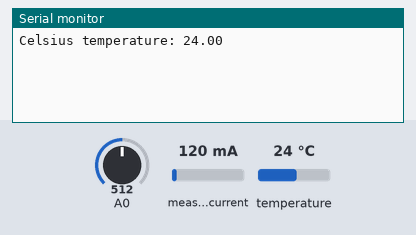
Bench run of a sketch on a simulated ESP8266 (NodeMCU). On the bench: the last lines printed to the serial monitor. The inputs (shaded band) are chosen by the test bench; at power-on: measured current 120 mA, temperature 24 °C, A0 = 512. WiFi joins after 1.5 s; servers stay silent unless stated.

Above: at 3.0 s.
3.1 s: measured current set to 500 mA
At 5.0 s:
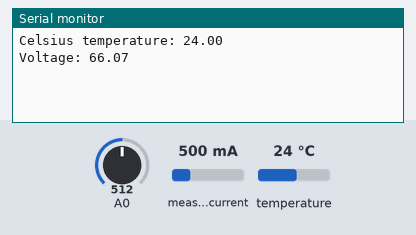
8.2 s: temperature set to 12 °C
At 9.6 s:
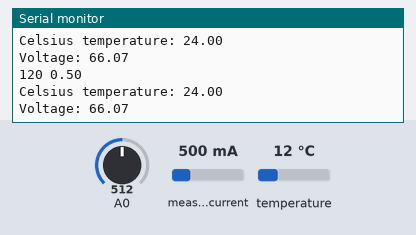
9.7 s: A0 set to 716
At 11.0 s:
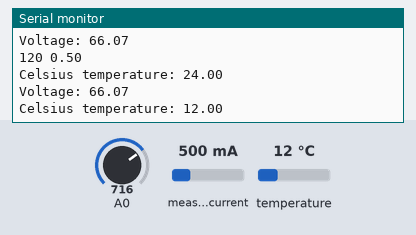
11.2 s: measured current set to 40 mA
At 12.5 s:
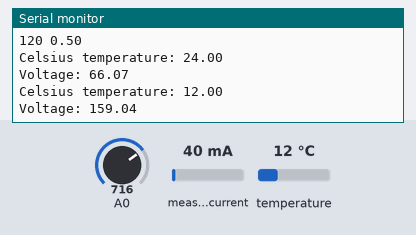
12.7 s: temperature set to 19 °C
At 13.2 s:
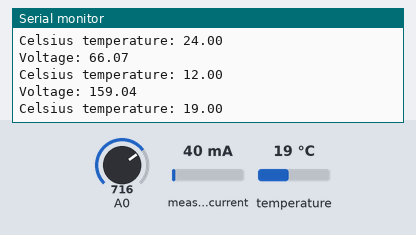
14.2 s: A0 set to 900
At 15.3 s:
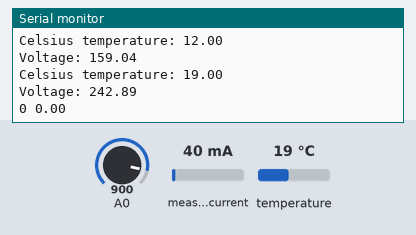
Timing chart, 0 to 16.7 s (numbered marks = the images above; inputs shaded):
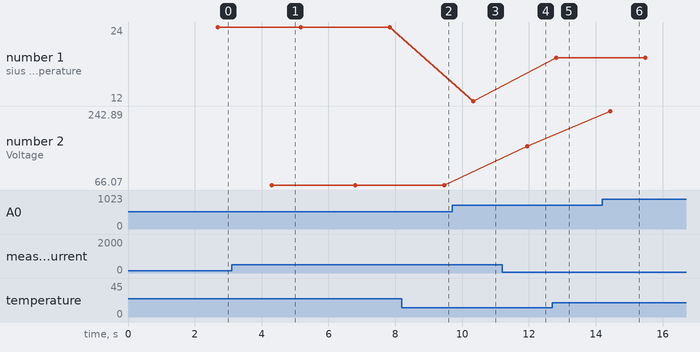

Measured:
- after the input at 12.7 s, the serial monitor: prints a new line after 0.11 s (image 5)
- after the input at 14.2 s, the serial monitor: prints a new line after 0.24 s (image 6)
- plotted number 1: 12 → 19 after the input at 12.7 s
- plotted number 2: 159.04 → 242.89 after the input at 14.2 s

The sketch:

sketch_jun07d.ino
```cpp
#define BLYNK_TEMPLATE_ID "TMPL9nbbZ0fS"
#define BLYNK_DEVICE_NAME "far1"
#define BLYNK_AUTH_TOKEN "sXjxda4VCni-PxfeVYszVSzBn9cwW_cJ"

#define BLYNK_PRINT Serial
#include <ESP8266WiFi.h>
#include <WiFiClient.h>
#include <BlynkSimpleEsp8266.h>
#include <OneWire.h>
#include <DallasTemperature.h>
#include <SPI.h>

#include <EmonLib.h>

#define ANALOG_INPUT_SENSOR D2

#define ONE_WIRE_BUS 5
OneWire oneWire(ONE_WIRE_BUS);
DallasTemperature sensors(&oneWire);

char auth[] = BLYNK_AUTH_TOKEN;

char ssid[] = "NIHAJ_HOME";  // type your wifi name
char pass[] = "aeueyoaz@1";  // type your wifi password

BlynkTimer timer;

EnergyMonitor emon1;

long wattsum = 0;
double kwh = 0;
double wh = 0;
long lastmillis = 0;
int minutes = 0;

double sensorValue1 = 0;
double sensorValue2 = 0;
int crosscount = 0;
int climb_flag = 0;
int val[100];
int max_v = 0;
double VmaxD = 0;
double VeffD = 0;
double Veff = 0;

void sendSensor()
{
  // Request temperature to all devices on the data line
  sensors.requestTemperatures();

  float tempC = sensors.getTempCByIndex(0);

  if(tempC != DEVICE_DISCONNECTED_C)
  {
    Serial.print("Celsius temperature: ");
    Serial.println(tempC);
  }
  else
  {
    Serial.println("Error: Could not read temperature data");
  }
  //We can connect more than one IC on the same data wire. 0 refers to the first IC on the wire
  //int tempC=sensors.getTempCByIndex(0);
  //int tempF=sensors.getTempFByIndex(0);
  delay(1000);

  // You can send any value at any time.
  // Please don't send more that 10 values per second.
    Blynk.virtualWrite(V0, tempC);
    //Blynk.virtualWrite(V1, tempF);
    delay(500);


  for ( int i = 0; i < 100; i++ ) {
    sensorValue1 = analogRead(A0);
    if (analogRead(A0) > 511) {
      val[i] = sensorValue1;
    }
    else {
      val[i] = 0;
    }
    delay(1);
  }

  max_v = 0;

  for ( int i = 0; i < 100; i++ )
  {
    if ( val[i] > max_v )
    {
      max_v = val[i];
    }
    val[i] = 0;
  }
  if (max_v != 0) {


    VmaxD = max_v;
    VeffD = VmaxD / sqrt(2);
    Veff = (((VeffD - 903.76) / -644.24) * -415.2) + 415.2;
  }
  else {
    Veff = 0;
  }
  Serial.print("Voltage: ");
  Serial.println(Veff);
  VmaxD = 0;


  if (millis()-lastmillis > 5000) {
    double Irms = emon1.calcIrms(1480);  // Calculate Irms only
    if (Irms < 0.3) Irms = 0;
    long watt = Irms*240.0;
    wattsum = wattsum+watt;
    minutes = minutes + 1;
    lastmillis = millis();
    Serial.print(watt);         // Apparent power
    Serial.print(" ");
    Serial.println(Irms);          // Irms

  }
  if (minutes == 10) {
    wh = wh + wattsum/10;
    kwh = wh/1000;

    wattsum = 0;
    minutes = 0;
  }

}

void setup() {
  Serial.begin(115200);
  sensors.begin();
  WiFi.mode(WIFI_STA);
  WiFi.begin(ssid, pass);
  Blynk.begin(auth, ssid, pass);
  emon1.current(ANALOG_INPUT_SENSOR, 25);
  timer.setInterval(100L, sendSensor);
}

void loop() {
    Blynk.run();
    timer.run();
    delay(100);
}
```
